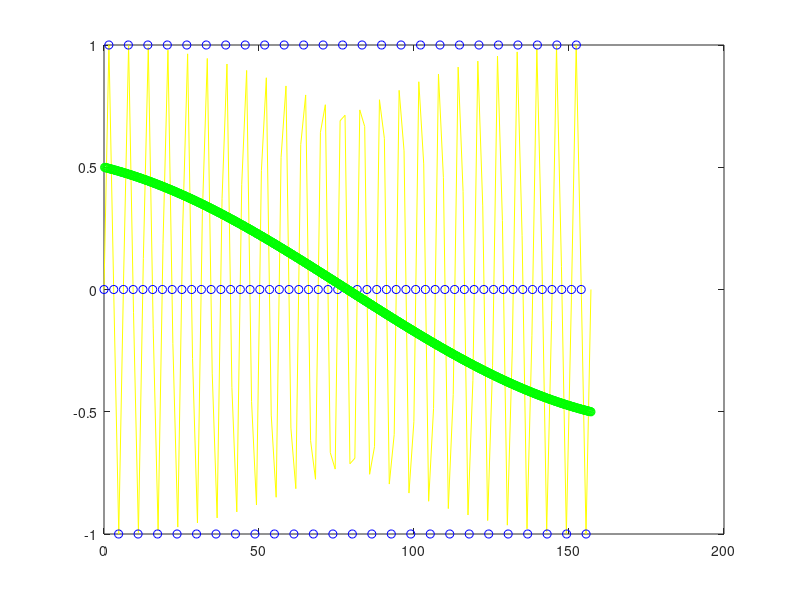

MATLAB code to generate this figure:
clear all; close all;

% sinusoida - generowanie
T = 50*pi;
x_0 = linspace(0, T, 100);
y_0 = sin(x_0);

% zmniejszanie rozdzielczości
samples = 100;
x_t = 0;
for i = pi/2 : pi/2 : T-pi/2
    x_t = [x_t, i];
end
y_t = sin(x_t);

% interpolacja z zmniejszonej
x_p = [];

% pi/16 to jeden krok dla 32 próbek per 2pi
for i = 0: pi/16 : T
    x_p=[x_p, i];
end

% T to czas pomiędzy próbkami, n to numer próbki
% nT to czas próbki n, czyli x_t
% t to zaś czas dla którego obliczamy funkcję
% pi/T to częstotliwość

y_p=[];
for t=x_p
    sum = 0;
    for i=1:length(y_t)
        xnT = y_t(i);
        nT = x_t(i);
        sum = sum + xnT * (sin( (pi/T)*(t-nT) ) / ((pi/T) * (t -nT)));
    end
    y_p = [y_p, sum];
end

plot(x_0, y_0, '-y'); hold on; plot(x_t, y_t, 'ob'); plot(x_p, y_p, '-og');
